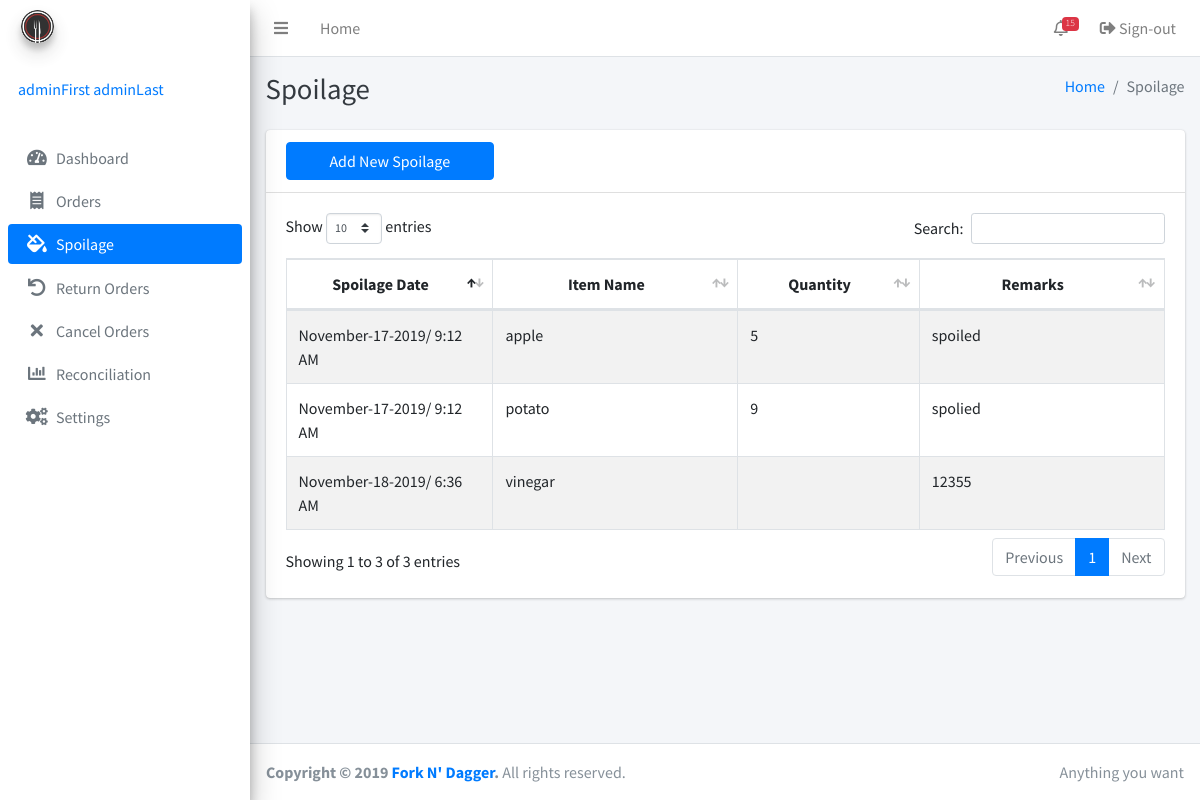
The page /spoilage.php (signed in) on the database as committed earlier.
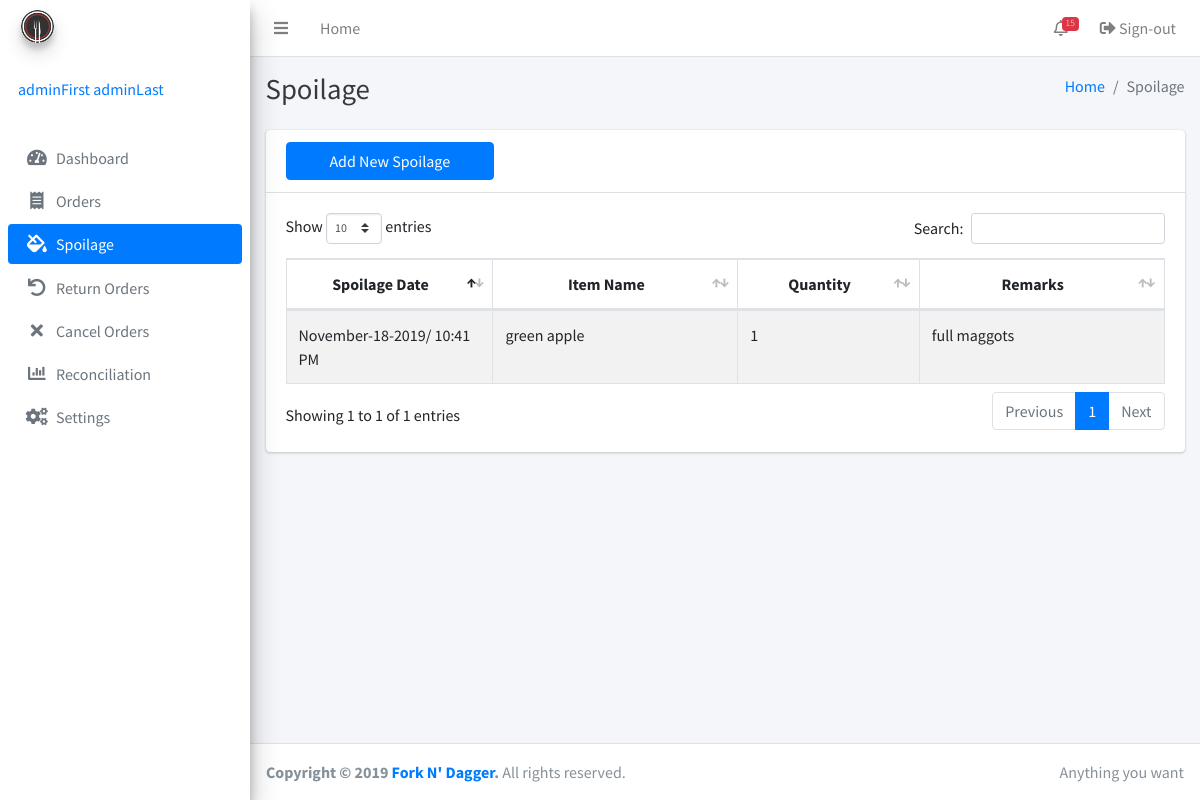
The same page on the database as committed later.
### tables this page shows
CREATE TABLE IF NOT EXISTS `returns` (
  `return_id` bigint(255) NOT NULL AUTO_INCREMENT,
  `inventory_id` bigint(255) DEFAULT NULL,
  `menu_id` bigint(255) DEFAULT NULL,
  `return_type` enum('spoilage','cancel','return') DEFAULT NULL,
  `return_date` timestamp(6) NULL DEFAULT NULL,
  `return_qty` bigint(255) DEFAULT NULL,
  `remarks` varchar(255) DEFAULT NULL,
  PRIMARY KEY (`return_id`)
);

CREATE TABLE IF NOT EXISTS `inventory` (
  `id` bigint(255) NOT NULL AUTO_INCREMENT,
  `itemname` varchar(255) NOT NULL,
  `description` varchar(255) NOT NULL,
  `quantity` decimal(65,2) UNSIGNED NOT NULL,
  `lowquantity` decimal(65,2) DEFAULT NULL,
  `categoryID` int(255) DEFAULT NULL,
  `unitID` int(255) DEFAULT NULL,
  `timestamp` timestamp(6) NOT NULL,
  `adminID` int(255) NOT NULL,
  PRIMARY KEY (`id`)
);

### spoilage.php (the view, shortened to what this page needs)
<?php include 'inc/session.php'; ?>
<?php include 'inc/header.php'; ?>
<body class="hold-transition sidebar-mini">
<div class="wrapper">
<?php
include 'inc/navbar.php'; ?>
  <div class="content-wrapper">
    <div class="content-header">
      <div class="container-fluid">
        <div class="row mb-2">
          <div class="col-sm-6">
            <h1 class="m-0 text-dark">Spoilage</h1>
          </div>
          <div class="col-sm-6">
            <ol class="breadcrumb float-sm-right">
              <li class="breadcrumb-item"><a href="#">Home</a></li>
              <li class="breadcrumb-item active">Spoilage</li>
            </ol>
          </div>
        </div>
      </div>
    </div>
    <div class="content">
      <div class="container-fluid">
        <div class="row">
          <div class="col-12">
            <div class="card">
              <div class="card-header">
                <div class="row">
                  <div class="col-3">
                  <button type="button" class="btn btn-block btn-primary" data-toggle="modal" data-target="#spoilage">Add New Spoilage</button>
                  </div>
                </div>
              </div>
              <div class="card-body">
                <table class="table table-bordered table-striped display">
                  <thead>
                  <tr align="center">
                    <th width="120">Spoilage Date</th>
                    <th width="150">Item Name</th>
                    <th width="100">Quantity</th>
                    <th width="150">Remarks</th>
                  </tr>
                  </thead>
                  <tbody>
                  <?php
                  $getAllSpoilage = mysqli_query($conn, "SELECT * FROM forkndagger.returns
                  JOIN inventory ON inventory_id = inventory.id");
                  while($row = mysqli_fetch_assoc($getAllSpoilage)) {
                  ?>
                    <tr>
                      <td><?php echo date('F-j-Y/ g:i A',strtotime($row['return_date']));  ?></td>
                      <td><?php echo $row['itemname'] ?></td>
                      <td><?php echo $row['return_qty'] ?></td>
                      <td><?php echo $row['remarks'] ?></td>
                    </tr>
                  <?php
                  }
                  ?>
                  </tbody>
                </table>
              </div>
            </div>
          </div>
        </div>
      </div>
    </div>
  </div>
  <?php include 'inc/footer.php'; ?>
</div>
</body>
</html>

Rows that differ between the two databases and show on the page:
removed returns: return_date "November-17-2019/ 9:12 AM", inventory.itemname "potato", return_qty "9", remarks "spolied"
removed returns: return_date "November-18-2019/ 6:36 AM", inventory.itemname "vinegar", remarks "12355"
changed returns: return_date "November-17-2019/ 9:12 AM" → "November-18-2019/ 10:41 PM"; inventory.itemname "apple" → "green apple"; return_qty "5" → "1"; remarks "spoiled" → "full maggots"
Other text that changed with them:
text written by a page script: "Show entries Search: Showing 1 to 3 of 3 entries Previous 1 Next" → "Show entries Search: Showing 1 to 1 of 1 entries Previous 1 Next"
